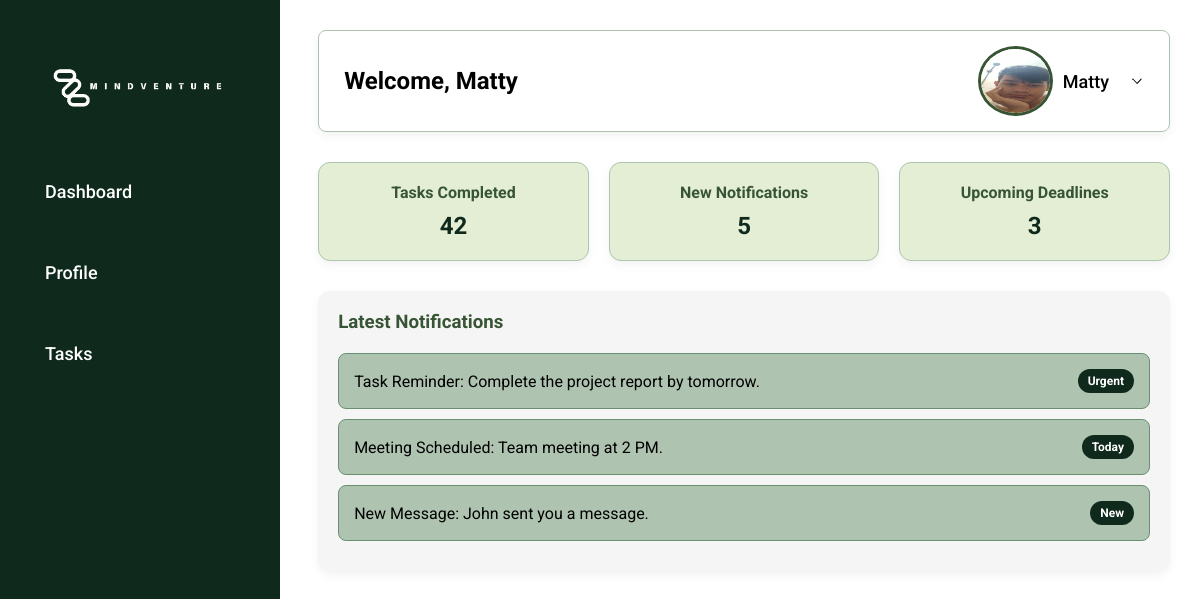
The app's page /Faculty/profDASHBOARD.php (signed in) with its own data.
### tables this page shows
CREATE TABLE `users` (
  `id` int(11) NOT NULL,
  `fullname` varchar(255) NOT NULL,
  `username` varchar(255) NOT NULL,
  `email` varchar(255) NOT NULL,
  `password` varchar(255) NOT NULL,
  `profile_pic` varchar(255) DEFAULT NULL,
  `reset_token` varchar(255) DEFAULT NULL,
  `token_expiry` datetime DEFAULT NULL,
  `remember_token` varchar(64) DEFAULT NULL
);

### Faculty/profDASHBOARD.php (the view, shortened to what this page needs)
<?php
$user_id = $_SESSION["id"];
require '../signin&signout/config.php';
$stmt = $conn->prepare("SELECT username, email, profile_pic FROM users WHERE id = ?");
$stmt->bind_param("i", $user_id);
$stmt->execute();
$result = $stmt->get_result();
$user = $result->fetch_assoc();
$user_image = isset($user['profile_pic']) && !empty($user['profile_pic'])
    ? '../Faculty/uploads/' . htmlspecialchars($user['profile_pic'], ENT_QUOTES, 'UTF-8')
    : 'default-profile.jpg';
$user_name = isset($user['username']) ? htmlspecialchars($user['username'], ENT_QUOTES, 'UTF-8') : 'Unknown User';
?>
<!DOCTYPE html>
<html lang="en">
<head>
</head>
<body>
<<div class="sidebar">
    <div class="logo"></div>
    <a href="#" class="active"><i></i>Dashboard</a>
    <a href="prof_profile.php"><i></i>Profile</a>
    <a href="faculty_task.php"><i></i>Tasks</a>
</div>
        <div class="content">
        <div class="header">
        <h2>Welcome, <?= $user_name ?></h2>
        <div class="user-info" style="position: relative;">
            <img src="<?= $user_image ?>" alt="Profile Picture">
            <span><?= $user_name ?></span>
        <div style="position: relative; cursor: pointer;">
            <button onclick="toggleDropdown()" class="logout-btn" style="background: none; border: none; padding: 0; cursor: pointer;">
                <svg width="15" height="13">
                    <path d="M3.5 5.5a.5.5 0 0 1 .707-.707L8 8.793l3.793-3.998a.5.5 0 1 1 .707.707l-4 4.25a.5.5 0 0 1-.707 0l-4-4.25a.5.5 0 0 1-.707-.707z"/>
                </svg>
            </button>
        </div>
    </div>
</div>
        <div class="stats-section">
            <div class="stat-card">
                <h4>Tasks Completed</h4>
                <p>42</p>
            </div>
            <div class="stat-card">
                <h4>New Notifications</h4>
                <p>5</p>
            </div>
            <div class="stat-card">
                <h4>Upcoming Deadlines</h4>
                <p>3</p>
            </div>
        </div>
        <div class="notifications-section" style="margin-top: 30px;">
            <h3>Latest Notifications</h3>
            <ul>
                <li>
                    Task Reminder: Complete the project report by tomorrow.
                    <span class="badge">Urgent</span>
                </li>
                <li>
                    Meeting Scheduled: Team meeting at 2 PM.
                    <span class="badge">Today</span>
                </li>
                <li>
                    New Message: John sent you a message.
                    <span class="badge">New</span>
                </li>
            </ul>
        </div>
    </div>
</body>
</html>

### Faculty/profDASHBOARD.php (style rules this page uses)
* { margin: 0; padding: 0; box-sizing: border-box; }
body { font-family: 'Roboto', sans-serif; display: flex; }
.sidebar { width: 280px; background: linear-gradient(180deg, #0F2A1D, #0F2A1D); color: white; height: 100vh; padding: 30px 20px; position: fixed; display: flex; flex-direction: column; align-items: start; }
.sidebar a { display: flex; align-items: center; color: white; text-decoration: none; margin: 20px 0; font-size: 18px; font-weight: 500; padding: 10px; border-radius: 8px; transition: background 0.3s ease-in-out; }
.sidebar .logo { width: 100%; height: 120px; background: url('../signin&signout/assets1/img/logo.png') no-repeat center center; background-size: contain; margin-bottom: 1px; }
.content { margin-left: 280px; padding: 30px; width: calc(100% - 280px); }
.header { display: flex; justify-content: space-between; align-items: center; border: 1px solid #AEC3B0; padding: 15px 25px; border-radius: 8px; box-shadow: 0 4px 10px rgba(0, 0, 0, 0.05); }
.header .user-info { display: flex; align-items: center; }
.header img { width: 75px; height: 70px; border-radius: 50%; border: 3px solid #375534; }
.header .user-info span { margin-left: 10px; font-size: 18px; font-weight: 500; }
.stats-section { display: flex; gap: 20px; margin-top: 30px; flex-wrap: wrap; justify-content: space-between; }
.stat-card { background: #E3EED4; border: 1px solid #AEC3B0; border-radius: 12px; padding: 20px; flex: 1; text-align: center; min-width: 200px; transition: transform 0.3s, box-shadow 0.3s; box-shadow: 0 4px 10px rgba(0, 0, 0, 0.05); }
.stat-card h4 { color: #375534; margin-bottom: 10px; }
.stat-card p { font-size: 24px; font-weight: bold; color: #0F2A1D; }
.notifications-section { margin-top: 40px; padding: 20px; background: #F5F5F5; border-radius: 12px; box-shadow: 0 4px 10px rgba(0, 0, 0, 0.05); }
.notifications-section h3 { margin-bottom: 20px; color: #375534; font-weight: bold; }
.notifications-section ul { list-style: none; padding: 0; }
.notifications-section li { padding: 15px; background: #AEC3B0; border: 1px solid #6B9071; border-radius: 8px; margin-bottom: 10px; display: flex; justify-content: space-between; align-items: center; }
.notifications-section li .badge { background: #0F2A1D; color: white; padding: 5px 10px; border-radius: 50px; font-size: 12px; font-weight: bold; }
.logout-btn { margin-left: 20px; padding: 10px 20px; background-color: #375534; color: white; text-decoration: none; font-size: 16px; font-weight: bold; border: none; border-radius: 8px; cursor: pointer; transition: background 0.3s ease-in-out; }

### records on screen
users: username "Matty", profile_pic (picture)
